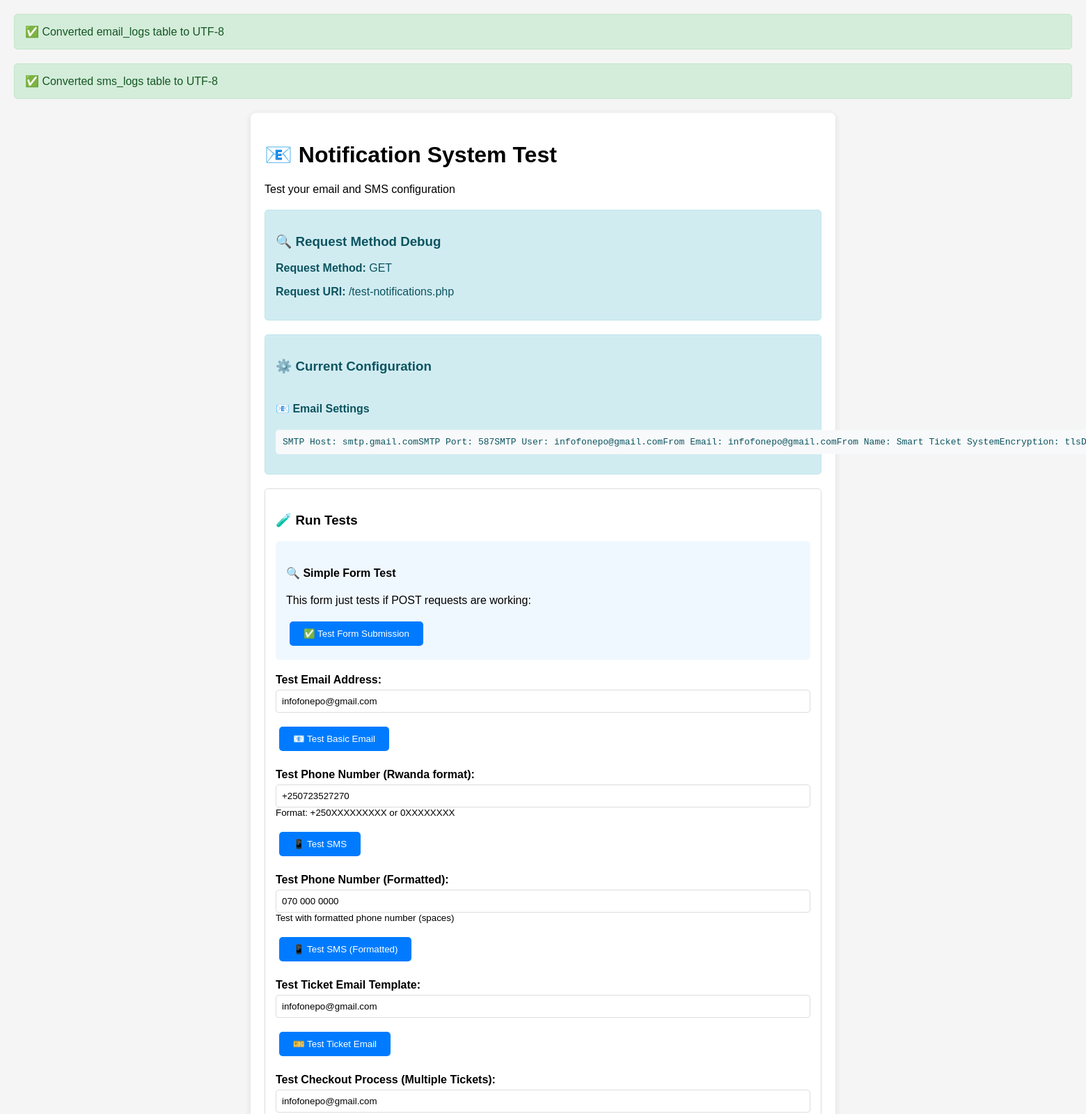
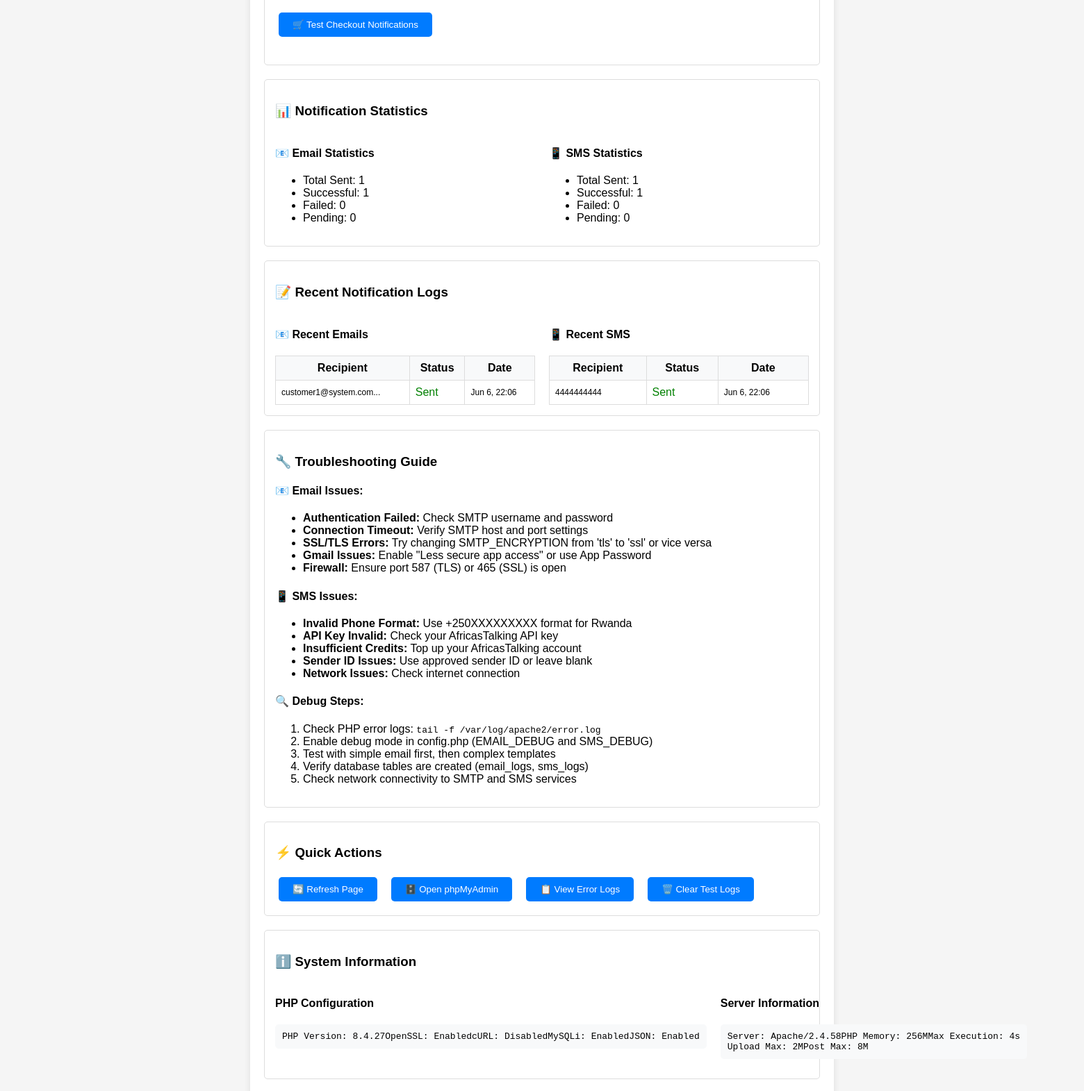
Screenshot of /test-notifications.php (upper part) with the database file from the repository (2 pictures, top to bottom).
### tables this page shows
CREATE TABLE email_logs (
    id INT AUTO_INCREMENT PRIMARY KEY,
    recipient_email VARCHAR(100) NOT NULL,
    subject VARCHAR(255) NOT NULL,
    message TEXT NOT NULL,
    status ENUM('sent', 'failed','pending') NOT NULL,
    created_at TIMESTAMP DEFAULT CURRENT_TIMESTAMP
);

CREATE TABLE sms_logs (
    id INT AUTO_INCREMENT PRIMARY KEY,
    recipient_phone VARCHAR(20) NOT NULL,
    message TEXT NOT NULL,
    status ENUM('sent', 'failed','pending') NOT NULL,
    created_at TIMESTAMP DEFAULT CURRENT_TIMESTAMP
);

### test-notifications.php (the view, shortened to what the rows shown need)
<?php
require_once 'includes/db.php';
require_once 'includes/functions.php';
try {
    $emailTableInfo = $db->fetchOne("SHOW TABLE STATUS LIKE 'email_logs'");
    if ($emailTableInfo && $emailTableInfo['Collation'] !== 'utf8mb4_unicode_ci') {
        $db->query("ALTER TABLE email_logs CONVERT TO CHARACTER SET utf8mb4 COLLATE utf8mb4_unicode_ci");
    }
    $smsTableInfo = $db->fetchOne("SHOW TABLE STATUS LIKE 'sms_logs'");
    if ($smsTableInfo && $smsTableInfo['Collation'] !== 'utf8mb4_unicode_ci') {
        $db->query("ALTER TABLE sms_logs CONVERT TO CHARACTER SET utf8mb4 COLLATE utf8mb4_unicode_ci");
    }
} catch (Exception $e) {
    echo '<div class="test-section error">❌ Character set conversion error: ' . htmlspecialchars($e->getMessage()) . '</div>';
}
?>
<!DOCTYPE html>
<html>
<head>
</head>
<body>
    <div class="container">
        <h1>📧 Notification System Test</h1>
        <div class="test-section">
            <?php
            try {
                $recentEmails = $db->fetchAll("SELECT * FROM email_logs ORDER BY created_at DESC LIMIT 5");
                $recentSMS = $db->fetchAll("SELECT * FROM sms_logs ORDER BY created_at DESC LIMIT 5");
                ?>
                <div style="display: grid; grid-template-columns: 1fr 1fr; gap: 20px;">
                    <div>
                        <?php if (empty($recentEmails)): ?>
                            <p>No email logs found.</p>
                        <?php else: ?>
                            <table style="width: 100%; border-collapse: collapse;">
                                <tr style="background: #f8f9fa;">
                                    <th style="padding: 8px; border: 1px solid #ddd;">Recipient</th>
                                    <th style="padding: 8px; border: 1px solid #ddd;">Status</th>
                                    <th style="padding: 8px; border: 1px solid #ddd;">Date</th>
                                </tr>
                                <?php foreach ($recentEmails as $email): ?>
                                    <tr>
                                        <td style="padding: 8px; border: 1px solid #ddd; font-size: 12px;">
                                            <?php echo htmlspecialchars(substr($email['recipient_email'], 0, 20)) . '...'; ?>
                                        </td>
                                        <td style="padding: 8px; border: 1px solid #ddd;">
                                            <span
                                                style="color: <?php echo $email['status'] === 'sent' ? 'green' : ($email['status'] === 'failed' ? 'red' : 'orange'); ?>">
                                                <?php echo ucfirst($email['status']); ?>
                                            </span>
                                        </td>
                                        <td style="padding: 8px; border: 1px solid #ddd; font-size: 12px;">
                                            <?php echo date('M j, H:i', strtotime($email['created_at'])); ?>
                                        </td>
                                    </tr>
                                <?php endforeach; ?>
                            </table>
                        <?php endif; ?>
                    </div>
                    <div>
                        <?php if (empty($recentSMS)): ?>
                            <p>No SMS logs found.</p>
                        <?php else: ?>
                            <table style="width: 100%; border-collapse: collapse;">
                                <tr style="background: #f8f9fa;">
                                    <th style="padding: 8px; border: 1px solid #ddd;">Recipient</th>
                                    <th style="padding: 8px; border: 1px solid #ddd;">Status</th>
                                    <th style="padding: 8px; border: 1px solid #ddd;">Date</th>
                                </tr>
                                <?php foreach ($recentSMS as $sms): ?>
                                    <tr>
                                        <td style="padding: 8px; border: 1px solid #ddd; font-size: 12px;">
                                            <?php echo htmlspecialchars($sms['recipient_phone']); ?>
                                        </td>
                                        <td style="padding: 8px; border: 1px solid #ddd;">
                                            <span
                                                style="color: <?php echo $sms['status'] === 'sent' ? 'green' : ($sms['status'] === 'failed' ? 'red' : 'orange'); ?>">
                                                <?php echo ucfirst($sms['status']); ?>
                                            </span>
                                        </td>
                                        <td style="padding: 8px; border: 1px solid #ddd; font-size: 12px;">
                                            <?php echo date('M j, H:i', strtotime($sms['created_at'])); ?>
                                        </td>
                                    </tr>
                                <?php endforeach; ?>
                            </table>
                        <?php endif; ?>
                    </div>
                </div>
                <?php
            } catch (Exception $e) {
                echo '<div class="error">Error loading logs: ' . htmlspecialchars($e->getMessage()) . '</div>';
            }
            ?>
        </div>
    </div>
</body>
</html>

### rows the page displays
email_logs: recipient_email "customer1@system.com", status "Sent", created_at "Jun 6, 22:06"
sms_logs: recipient_phone "4444444444", status "Sent", created_at "Jun 6, 22:06"

### other values shown
$_SERVER['REQUEST_METHOD'] "GET"
$_SERVER['REQUEST_URI'] "/test-notifications.php"
SMTP_HOST "smtp.gmail.com"
SMTP_PORT "587"
SMTP_USERNAME "infofonepo@gmail.com"
SMTP_FROM_EMAIL "infofonepo@gmail.com"
SMTP_FROM_NAME "Smart Ticket System"
SMTP_ENCRYPTION "tls"
$stats['emails']['total'] "1"
$stats['emails']['sent'] "1"
$stats['emails']['failed'] "0"
$stats['emails']['pending'] "0"
$stats['sms']['total'] "1"
$stats['sms']['sent'] "1"
$stats['sms']['failed'] "0"
